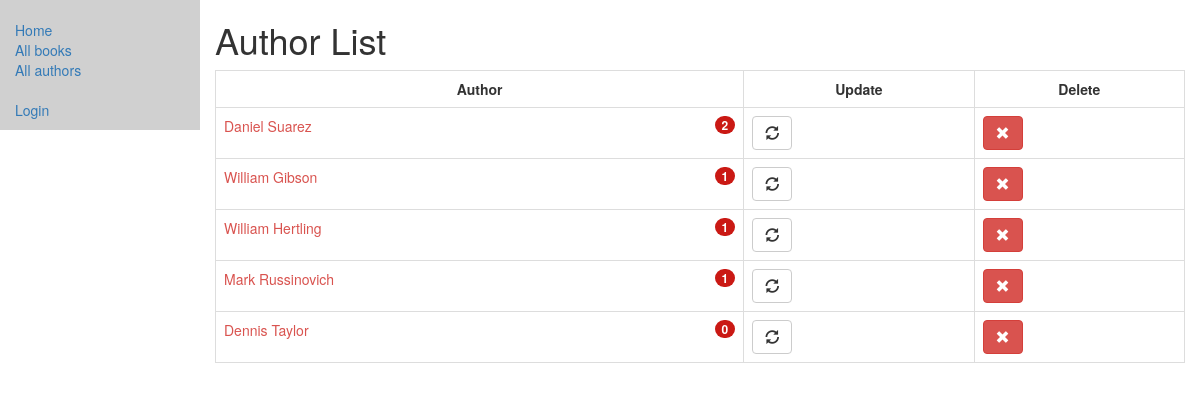
Screenshot of /catalog/authors/ with the database file from the repository.
### catalog/models.py (models this page shows, shortened)
class Author(models.Model):
    first_name = models.CharField(max_length=100, help_text="Author's First Name")
    last_name = models.CharField(max_length=100, help_text="Author's Last Name")
    date_of_birth = models.DateField(null=True, blank=True)
    date_of_death = models.DateField('Died', null=True, blank=True)
    def get_absolute_url(self):
        return reverse ('author-detail', args=[str(self.id)])
    def get_books(self):
        book_list = Book.objects.filter(author__id=self.id)
        return (book_list)

### catalog/views.py (the view)
class AuthorListView(generic.ListView):
    model = Author
    def get_context_data(self, **kwargs):
        context = super(AuthorListView, self).get_context_data(**kwargs)
        context['page_title'] = 'Author List'
        return context

### catalog/templates/catalog/author_list.html (shortened to what this page needs)
{% extends "base.html" %}
{% block content %}
<h1>Author List</h1>
   {% if author_list %}
   <table class="table table-bordered table-hover">
          <tr >
          <th class="table-head">Author</th>
          <th class="table-head">Update</th>
          <th class="table-head">Delete</th>
          </tr>
     {% for author in author_list %}
    <tr>
       <td><a href="{{ author.get_absolute_url }}" class="author-list">{{ author.first_name }} {{author.last_name}}
       <span class="badge">{{author.get_books.count}}</span>
       </a>
       </td>
       <td><a href="{% url 'author-update' author.id %}" class="btn btn-default">
         <span class="glyphicon glyphicon-refresh" aria-hidden="true"></span>
       </a>
     </td>
       <td><a href="{% url 'author-delete' author.id %}" class="btn btn-danger">
         <span class="glyphicon glyphicon-remove" aria-hidden="true"></span>
       </a>
     </td>
    </tr>
     {% endfor %}
   </table>
   {% else %}
     <p>There are no Auhors in our records.</p>
   {% endif %}
{% endblock content %}

### catalog/static/css/styles.css (style rules this page uses)
.table-head { text-align: center; }
.author-list { color: #d9534f; }
.badge { background-color: #ca1914; float: right; }

### rows the page displays
Author: first_name "Daniel", last_name "Suarez", get_books.count "2"
Author: first_name "William", last_name "Gibson", get_books.count "1"
Author: first_name "William", last_name "Hertling", get_books.count "1"
Author: first_name "Mark", last_name "Russinovich", get_books.count "1"
Author: first_name "Dennis", last_name "Taylor", get_books.count "0"
